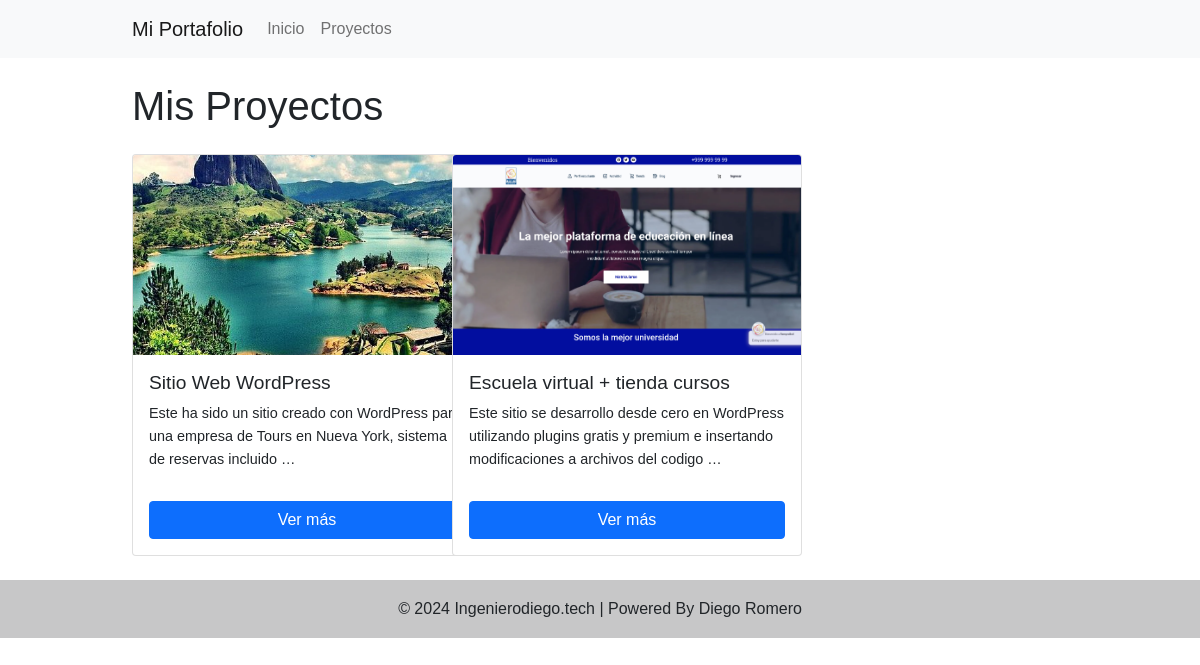
The page /proyectos/ on the database its author committed.
### proyectos/models.py (models this page shows, shortened)
class Proyecto(models.Model):
    titulo = models.CharField(max_length=200)
    descripcion = models.TextField()
    tecnologias = models.CharField(max_length=200)
    imagen_principal = models.ImageField(upload_to='proyectos/')
    url = models.URLField(blank=True)
    github = models.URLField(blank=True)
    fecha = models.DateField(auto_now_add=True)

### proyectos/views.py (the view)
# urls.py: path('', ProyectoListView.as_view(), name='lista_proyectos'),
class ProyectoListView(ListView):
    model = Proyecto
    template_name = 'proyectos/lista_proyectos.html'
    context_object_name = 'proyectos'

### proyectos/templates/proyectos/lista_proyectos.html
{% extends 'base.html' %}
{% load static %}
{% block content %}
<h1 class="mb-4">Mis Proyectos</h1>
<div class="row row-cols-1 row-cols-md-3 g-4">
    {% for proyecto in proyectos %}
    <div class="col">
        <div class="card h-100 project-card">
            <div class="card-img-container">
                <img src="{{ proyecto.imagen_principal.url }}" class="card-img-top" alt="{{ proyecto.titulo }}">
            </div>
            <div class="card-body d-flex flex-column">
                <h5 class="card-title">{{ proyecto.titulo }}</h5>
                <p class="card-text flex-grow-1">{{ proyecto.descripcion|truncatewords:20 }}</p>
                <a href="{% url 'detalle_proyecto' proyecto.pk %}" class="btn btn-primary mt-auto">Ver más</a>
            </div>
        </div>
    </div>
    {% endfor %}
</div>
{% endblock %}

### static/css/style.css (style rules this page uses)
body { font-family: Arial, sans-serif; line-height: 1.6; margin: 0; padding: 0; }
.project-card { transition: transform 0.3s ease-in-out; width: 350px; }
.card-img-container { height: 200px; overflow: hidden; }
.card-img-container img { width: 100%; height: 100%; object-fit: cover; object-position: center; }
.card-body { height: 200px; display: flex; flex-direction: column; }
.card-title { font-size: 1.2rem; margin-bottom: 0.5rem; }
.card-text { font-size: 0.9rem; overflow: hidden; text-overflow: ellipsis; display: -webkit-box; -webkit-line-clamp: 4; -webkit-box-orient: vertical; }

### rows shown on the page
Proyecto: imagen_principal (picture), titulo "Sitio Web WordPress", descripcion "Este ha sido un sitio creado con WordPress para una empresa de Tours en Nueva York, sistema de reservas incluido …"
Proyecto: imagen_principal (picture), titulo "Escuela virtual + tienda cursos", descripcion "Este sitio se desarrollo desde cero en WordPress utilizando plugins gratis y premium e insertando modificaciones a archivos del codigo …"
